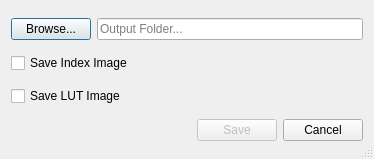
<?xml version="1.0" encoding="UTF-8"?>
<ui version="4.0">
 <class>Calculator</class>
 <widget class="QDialog" name="Calculator">
  <property name="windowModality">
   <enum>Qt::ApplicationModal</enum>
  </property>
  <property name="geometry">
   <rect>
    <x>0</x>
    <y>0</y>
    <width>374</width>
    <height>159</height>
   </rect>
  </property>
  <property name="sizePolicy">
   <sizepolicy hsizetype="Fixed" vsizetype="Fixed">
    <horstretch>0</horstretch>
    <verstretch>0</verstretch>
   </sizepolicy>
  </property>
  <property name="windowTitle">
   <string>Save Image</string>
  </property>
  <property name="sizeGripEnabled">
   <bool>true</bool>
  </property>
  <property name="modal">
   <bool>false</bool>
  </property>
  <layout class="QGridLayout" name="gridLayout">
   <item row="0" column="0">
    <layout class="QHBoxLayout" name="horizontalLayout">
     <item>
      <widget class="QPushButton" name="ViewerSaveFileButton">
       <property name="text">
        <string>Browse...</string>
       </property>
      </widget>
     </item>
     <item>
      <widget class="QLineEdit" name="ViewerSaveFile">
       <property name="placeholderText">
        <string>Output Folder...</string>
       </property>
      </widget>
     </item>
    </layout>
   </item>
   <item row="1" column="0">
    <widget class="QCheckBox" name="SaveIndexBox">
     <property name="enabled">
      <bool>true</bool>
     </property>
     <property name="text">
      <string>Save Index Image</string>
     </property>
    </widget>
   </item>
   <item row="2" column="0">
    <widget class="QCheckBox" name="SaveLutBox">
     <property name="text">
      <string>Save LUT Image</string>
     </property>
     <property name="checked">
      <bool>false</bool>
     </property>
    </widget>
   </item>
   <item row="3" column="0">
    <layout class="QHBoxLayout" name="horizontalLayout_5">
     <item>
      <spacer name="horizontalSpacer_2">
       <property name="orientation">
        <enum>Qt::Horizontal</enum>
       </property>
       <property name="sizeHint" stdset="0">
        <size>
         <width>40</width>
         <height>20</height>
        </size>
       </property>
      </spacer>
     </item>
     <item>
      <layout class="QHBoxLayout" name="horizontalLayout_2">
       <item>
        <widget class="QPushButton" name="SaveButton">
         <property name="enabled">
          <bool>false</bool>
         </property>
         <property name="minimumSize">
          <size>
           <width>75</width>
           <height>0</height>
          </size>
         </property>
         <property name="text">
          <string>Save</string>
         </property>
        </widget>
       </item>
       <item>
        <widget class="QPushButton" name="CancelButton">
         <property name="minimumSize">
          <size>
           <width>75</width>
           <height>0</height>
          </size>
         </property>
         <property name="text">
          <string>Cancel</string>
         </property>
        </widget>
       </item>
      </layout>
     </item>
    </layout>
   </item>
  </layout>
 </widget>
 <resources/>
 <connections/>
</ui>
